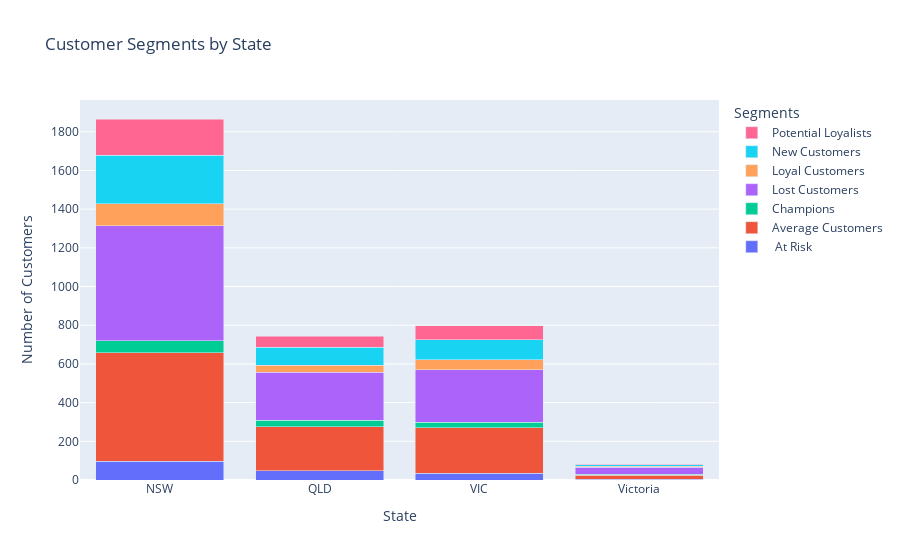

Here is the notebook cell this chart was saved with:
### Markdown cell above
## Plots

### Code cell
import plotly.graph_objects as go

segments = list(segmentwise_states.keys())  # For consistent stacking

# Color map for segments
colors = ['#636EFA', '#EF553B', '#00CC96', '#AB63FA', '#FFA15A', '#19D3F3', '#FF6692']

# Create Figure
fig = go.Figure()

# Add bars for each segment 
for segment, color in zip(segments,colors):
    fig.add_trace(go.Bar(
        name = segment,
        x= list(statewise_segments.keys()),
        y =[statewise_segments[state].get(segment,0) for state in statewise_segments.keys()],
        marker = dict(color=color)
    ))

# Layout for bars
fig.update_layout(
    barmode= 'stack',
    title= 'Customer Segments by State',
    xaxis = dict(title= 'State'),
    yaxis = dict(title = 'Number of Customers'),
    legend = dict(title = 'Segments')
)

fig.show()

### Figure 1 — Plotly figure (JSON) as saved in the notebook; plotly's stock layout.template omitted (floating-point values rounded to 4 significant figures)
{"data": [{"marker": {"color": "#636EFA"}, "name": " At Risk", "type": "bar", "x": ["NSW", "QLD", "VIC", "Victoria"], "y": [98, 49, 34, 5]}, {"marker": {"color": "#EF553B"}, "name": "Average Customers", "type": "bar", "x": ["NSW", "QLD", "VIC", "Victoria"], "y": [559, 227, 237, 20]}, {"marker": {"color": "#00CC96"}, "name": "Champions", "type": "bar", "x": ["NSW", "QLD", "VIC", "Victoria"], "y": [62, 34, 28, 4]}, {"marker": {"color": "#AB63FA"}, "name": "Lost Customers", "type": "bar", "x": ["NSW", "QLD", "VIC", "Victoria"], "y": [594, 246, 270, 37]}, {"marker": {"color": "#FFA15A"}, "name": "Loyal Customers", "type": "bar", "x": ["NSW", "QLD", "VIC", "Victoria"], "y": [116, 38, 53, 6]}, {"marker": {"color": "#19D3F3"}, "name": "New Customers", "type": "bar", "x": ["NSW", "QLD", "VIC", "Victoria"], "y": [249, 92, 103, 7]}, {"marker": {"color": "#FF6692"}, "name": "Potential Loyalists", "type": "bar", "x": ["NSW", "QLD", "VIC", "Victoria"], "y": [188, 57, 73, 3]}], "layout": {"barmode": "stack", "legend": {"title": {"text": "Segments"}}, "title": {"text": "Customer Segments by State"}, "xaxis": {"title": {"text": "State"}}, "yaxis": {"title": {"text": "Number of Customers"}}}}
